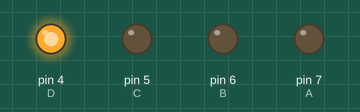
Simulated run of this sketch. Board: Arduino Uno, built with avr-gcc and run on an emulated ATmega328P. Shown: output pins drawn as LEDs (lit = HIGH).

Above: at 2.5 s.
At 5.5 s:
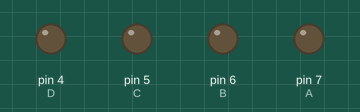
Timing chart, 0 to 7.8 s (numbered marks = the images above):
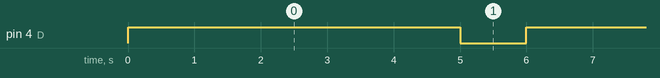

Measured:
- by itself, pin 4 (D): alternates HIGH for 5.0 s and LOW for 1.0 s

The sketch:

robo_check_left.ino
```cpp
#define A 7
#define B 6
#define C 5
#define D 4
int co=0;
void setup() {
  pinMode(A,OUTPUT);
  pinMode(B,OUTPUT);
   pinMode(C,OUTPUT);
  pinMode(D,OUTPUT);

}


void loop() {
   digitalWrite(A,LOW);
  digitalWrite(B,LOW);
  digitalWrite(C,LOW);
  digitalWrite(D,HIGH);
  delay(5000);


  digitalWrite(A,LOW);
  digitalWrite(B,LOW);
  digitalWrite(C,LOW);
  digitalWrite(D,LOW);
  delay(1000);
}
```
